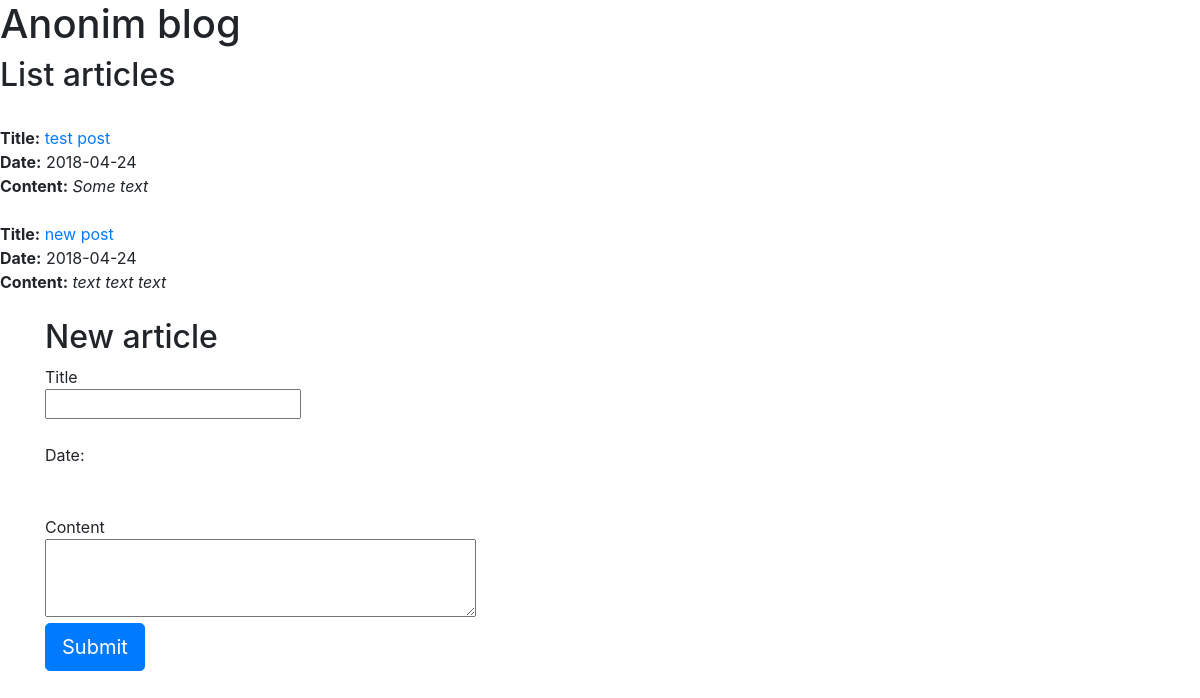
Before: / with the older database file.
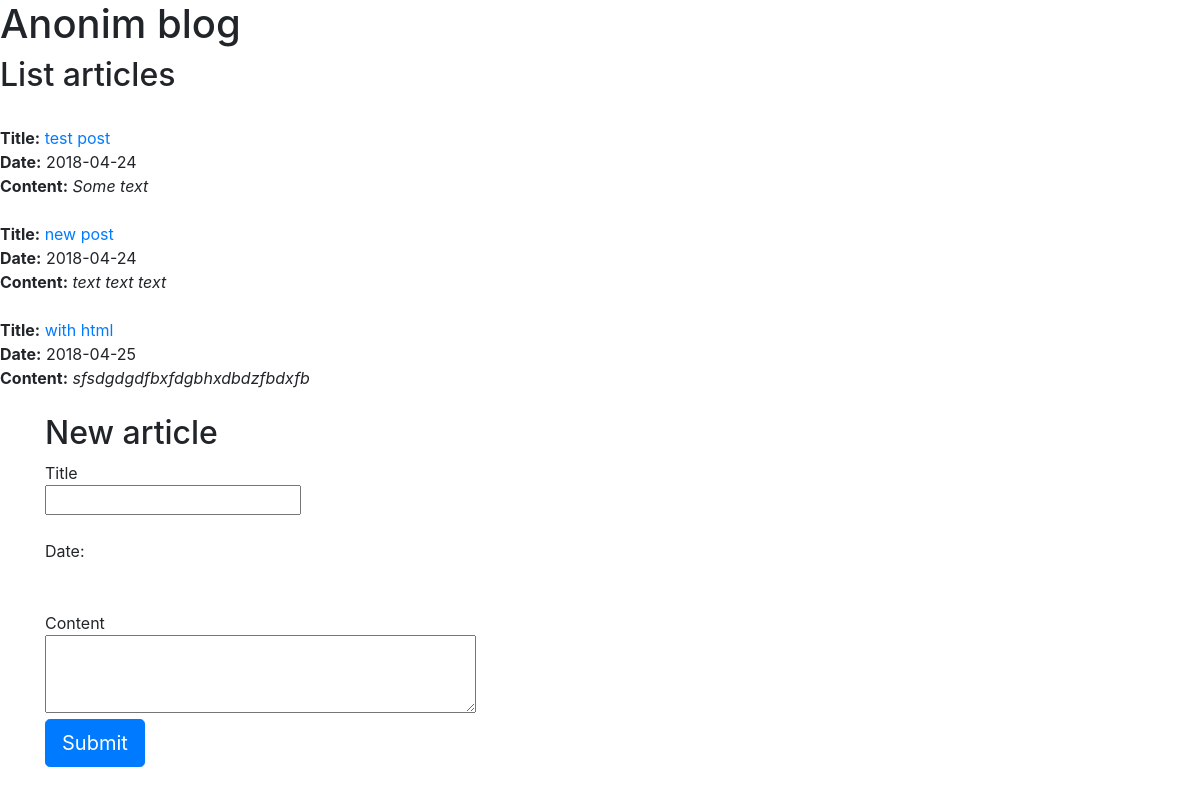
After: the same page with the newer database file.
### models.py (models this page shows, shortened)
class Post(db.Model):
    id = db.Column(db.Integer, primary_key=True, autoincrement=True)
    author = db.Column(db.String(140))
    title = db.Column(db.String(140), unique=True, nullable=False)
    content = db.Column(db.String(3000), nullable=False)
    date_created = db.Column(db.Date, default=date.today)
    is_visible = db.Column(db.Boolean, default=True)

### app.py (the view, shortened to what this page needs)
@app.route('/', methods=['GET', 'POST'])
def index():
    from models import Post, Comment
    from forms import PostForm
    posts = Post.query.all()
    for post in posts:
        print(post.author, post.title)
        print(post.content)
    return render_template('index.html', posts=posts)

### templates/index.html (shortened to what this page needs)
<!DOCTYPE html>
<html lang="en">
  <head>
    <link rel="stylesheet" href="https://maxcdn.bootstrapcdn.com/bootstrap/4.0.0-alpha.2/css/bootstrap.min.css">
  </head>
  <body>
    <h1>Anonim blog</h1>
    <div class="panel panel-primary panel-heading">
                <h2>List articles</h2>
                {% for item in posts %}<br>
                    <b>Title:</b> <a href="/{{item.id}}">{{ item.title }}</a><br>
                    <b>Date:</b> {{ item.date_created }}<br>
                    <b>Content:</b><i> {{ item.content }}</i><br>
                {% endfor %}<br>
    </div>
    <div class="container">
        <form method="post">
            <fieldset>
                <div class="panel panel-primary panel-heading">
                    <legend><h2>New article</h2></legend>
                    <div class="panel-title">Title</div>
                    <input type="text" class="panel-body" name="title" value="">
                    <br>
                    <br>
                    <div class="panel-title">
                        Date:
                    </div>
                    <br>
                    <br>
                    <div class="panel-title">Content</div>
                    <textarea class="panel-body" name="content" cols="40" rows="3"></textarea><br>
                    <input type="submit" class="btn btn-lg btn-primary" value="Submit">
                </div>
            </fieldset>
        </form>
    </div>
  </body>
</html>

Changed rows visible on the page:
added Post: title "with html", date_created "2018-04-25", content "sfsdgdgdfbxfdgbhxdbdzfbdxfb"
